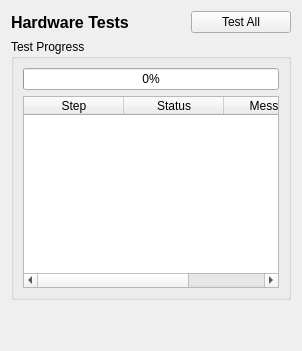
      <widget class="QWidget" name="tab_functionality">
       <attribute name="title">
        <string>Functionality Test</string>
       </attribute>
       <layout class="QVBoxLayout" name="verticalLayout_hardware_tests">
        <item>
         <layout class="QHBoxLayout" name="horizontalLayout_header">
          <item>
           <widget class="QLabel" name="label_hardware_tests">
            <property name="font">
             <font>
              <pointsize>12</pointsize>
              <weight>75</weight>
              <bold>true</bold>
             </font>
            </property>
            <property name="text">
             <string>Hardware Tests</string>
            </property>
           </widget>
          </item>
          <item>
           <spacer name="horizontalSpacer_test_all">
            <property name="orientation">
             <enum>Qt::Horizontal</enum>
            </property>
            <property name="sizeHint" stdset="0">
             <size>
              <width>40</width>
              <height>20</height>
             </size>
            </property>
           </spacer>
          </item>
          <item>
           <widget class="QPushButton" name="button_test_all">
            <property name="minimumSize">
             <size>
              <width>100</width>
              <height>0</height>
             </size>
            </property>
            <property name="text">
             <string>Test All</string>
            </property>
           </widget>
          </item>
         </layout>
        </item>
        <item>
         <widget class="QGroupBox" name="groupBox_hardware_test_results">
          <property name="title">
           <string>Test Progress</string>
          </property>
          <layout class="QVBoxLayout" name="verticalLayout_hardware_test_results">
           <item>
            <widget class="QProgressBar" name="progressBar_hardware_test">
             <property name="value">
              <number>0</number>
             </property>
             <property name="textVisible">
              <bool>true</bool>
             </property>
            </widget>
           </item>
           <item>
            <widget class="QTableWidget" name="tableWidget_hardware_test_steps">
             <property name="editTriggers">
              <set>QAbstractItemView::NoEditTriggers</set>
             </property>
             <property name="selectionBehavior">
              <enum>QAbstractItemView::SelectRows</enum>
             </property>
             <property name="showGrid">
              <bool>false</bool>
             </property>
             <column>
              <property name="text">
               <string>Step</string>
              </property>
             </column>
             <column>
              <property name="text">
               <string>Status</string>
              </property>
             </column>
             <column>
              <property name="text">
               <string>Message</string>
              </property>
             </column>
            </widget>
           </item>
          </layout>
         </widget>
        </item>
        <item>
         <spacer name="verticalSpacer_functionality">
          <property name="orientation">
           <enum>Qt::Vertical</enum>
          </property>
          <property name="sizeHint" stdset="0">
           <size>
            <width>20</width>
            <height>40</height>
           </size>
          </property>
         </spacer>
        </item>
       </layout>
      </widget>
